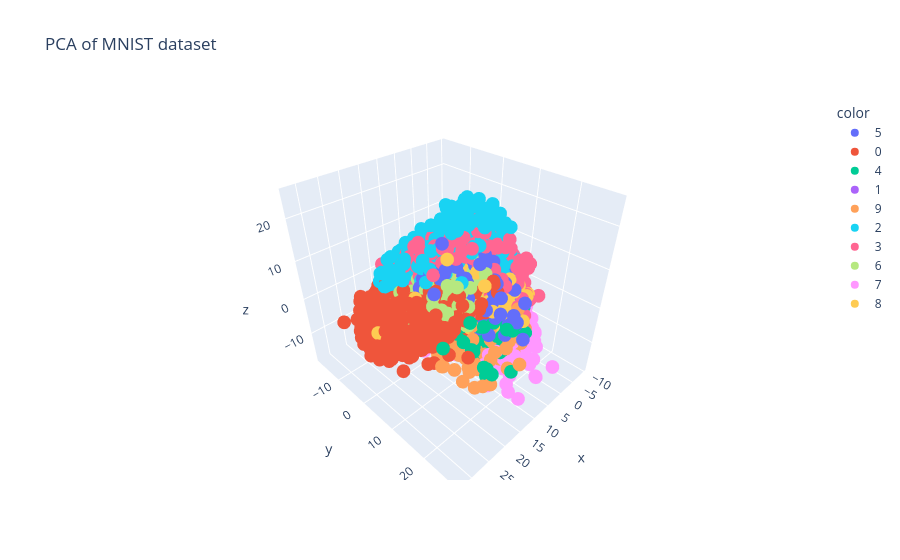

The notebook cell this image was saved under:
### Code cell
import plotly.express as px
y_train_trf=y_train.astype(str)
fig=px.scatter_3d(
    x=X_train_trf[:,0],
    y=X_train_trf[:,1],
    z=X_train_trf[:,2],
    color=y_train_trf,
    title='PCA of MNIST dataset'
)
fig.show()

### Figure 1 — Plotly figure (JSON) as saved in the notebook; plotly's stock layout.template omitted (floating-point values rounded to 4 significant figures; data arrays with more than 128 entries replaced by an {"elided": "..."} marker saying what was removed)
{"data": [{"hovertemplate": "color=5<br>x=%{x}<br>y=%{y}<br>z=%{z}<extra></extra>", "legendgroup": "5", "marker": {"color": "#636efa", "symbol": "circle"}, "mode": "markers", "name": "5", "scene": "scene", "showlegend": true, "type": "scatter3d", "x": {"elided": "5421 float values"}, "y": {"elided": "5421 float values"}, "z": {"elided": "5421 float values"}}, {"hovertemplate": "color=0<br>x=%{x}<br>y=%{y}<br>z=%{z}<extra></extra>", "legendgroup": "0", "marker": {"color": "#EF553B", "symbol": "circle"}, "mode": "markers", "name": "0", "scene": "scene", "showlegend": true, "type": "scatter3d", "x": {"elided": "5923 float values"}, "y": {"elided": "5923 float values"}, "z": {"elided": "5923 float values"}}, {"hovertemplate": "color=4<br>x=%{x}<br>y=%{y}<br>z=%{z}<extra></extra>", "legendgroup": "4", "marker": {"color": "#00cc96", "symbol": "circle"}, "mode": "markers", "name": "4", "scene": "scene", "showlegend": true, "type": "scatter3d", "x": {"elided": "5842 float values"}, "y": {"elided": "5842 float values"}, "z": {"elided": "5842 float values"}}, {"hovertemplate": "color=1<br>x=%{x}<br>y=%{y}<br>z=%{z}<extra></extra>", "legendgroup": "1", "marker": {"color": "#ab63fa", "symbol": "circle"}, "mode": "markers", "name": "1", "scene": "scene", "showlegend": true, "type": "scatter3d", "x": {"elided": "6742 float values"}, "y": {"elided": "6742 float values"}, "z": {"elided": "6742 float values"}}, {"hovertemplate": "color=9<br>x=%{x}<br>y=%{y}<br>z=%{z}<extra></extra>", "legendgroup": "9", "marker": {"color": "#FFA15A", "symbol": "circle"}, "mode": "markers", "name": "9", "scene": "scene", "showlegend": true, "type": "scatter3d", "x": {"elided": "5949 float values"}, "y": {"elided": "5949 float values"}, "z": {"elided": "5949 float values"}}, {"hovertemplate": "color=2<br>x=%{x}<br>y=%{y}<br>z=%{z}<extra></extra>", "legendgroup": "2", "marker": {"color": "#19d3f3", "symbol": "circle"}, "mode": "markers", "name": "2", "scene": "scene", "showlegend": true, "type": "scatter3d", "x": {"elided": "5958 float values"}, "y": {"elided": "5958 float values"}, "z": {"elided": "5958 float values"}}, {"hovertemplate": "color=3<br>x=%{x}<br>y=%{y}<br>z=%{z}<extra></extra>", "legendgroup": "3", "marker": {"color": "#FF6692", "symbol": "circle"}, "mode": "markers", "name": "3", "scene": "scene", "showlegend": true, "type": "scatter3d", "x": {"elided": "6131 float values"}, "y": {"elided": "6131 float values"}, "z": {"elided": "6131 float values"}}, {"hovertemplate": "color=6<br>x=%{x}<br>y=%{y}<br>z=%{z}<extra></extra>", "legendgroup": "6", "marker": {"color": "#B6E880", "symbol": "circle"}, "mode": "markers", "name": "6", "scene": "scene", "showlegend": true, "type": "scatter3d", "x": {"elided": "5918 float values"}, "y": {"elided": "5918 float values"}, "z": {"elided": "5918 float values"}}, {"hovertemplate": "color=7<br>x=%{x}<br>y=%{y}<br>z=%{z}<extra></extra>", "legendgroup": "7", "marker": {"color": "#FF97FF", "symbol": "circle"}, "mode": "markers", "name": "7", "scene": "scene", "showlegend": true, "type": "scatter3d", "x": {"elided": "6265 float values"}, "y": {"elided": "6265 float values"}, "z": {"elided": "6265 float values"}}, {"hovertemplate": "color=8<br>x=%{x}<br>y=%{y}<br>z=%{z}<extra></extra>", "legendgroup": "8", "marker": {"color": "#FECB52", "symbol": "circle"}, "mode": "markers", "name": "8", "scene": "scene", "showlegend": true, "type": "scatter3d", "x": {"elided": "5851 float values"}, "y": {"elided": "5851 float values"}, "z": {"elided": "5851 float values"}}], "layout": {"legend": {"title": {"text": "color"}, "tracegroupgap": 0}, "scene": {"domain": {"x": [0, 1], "y": [0, 1]}, "xaxis": {"title": {"text": "x"}}, "yaxis": {"title": {"text": "y"}}, "zaxis": {"title": {"text": "z"}}}, "title": {"text": "PCA of MNIST dataset"}}}
